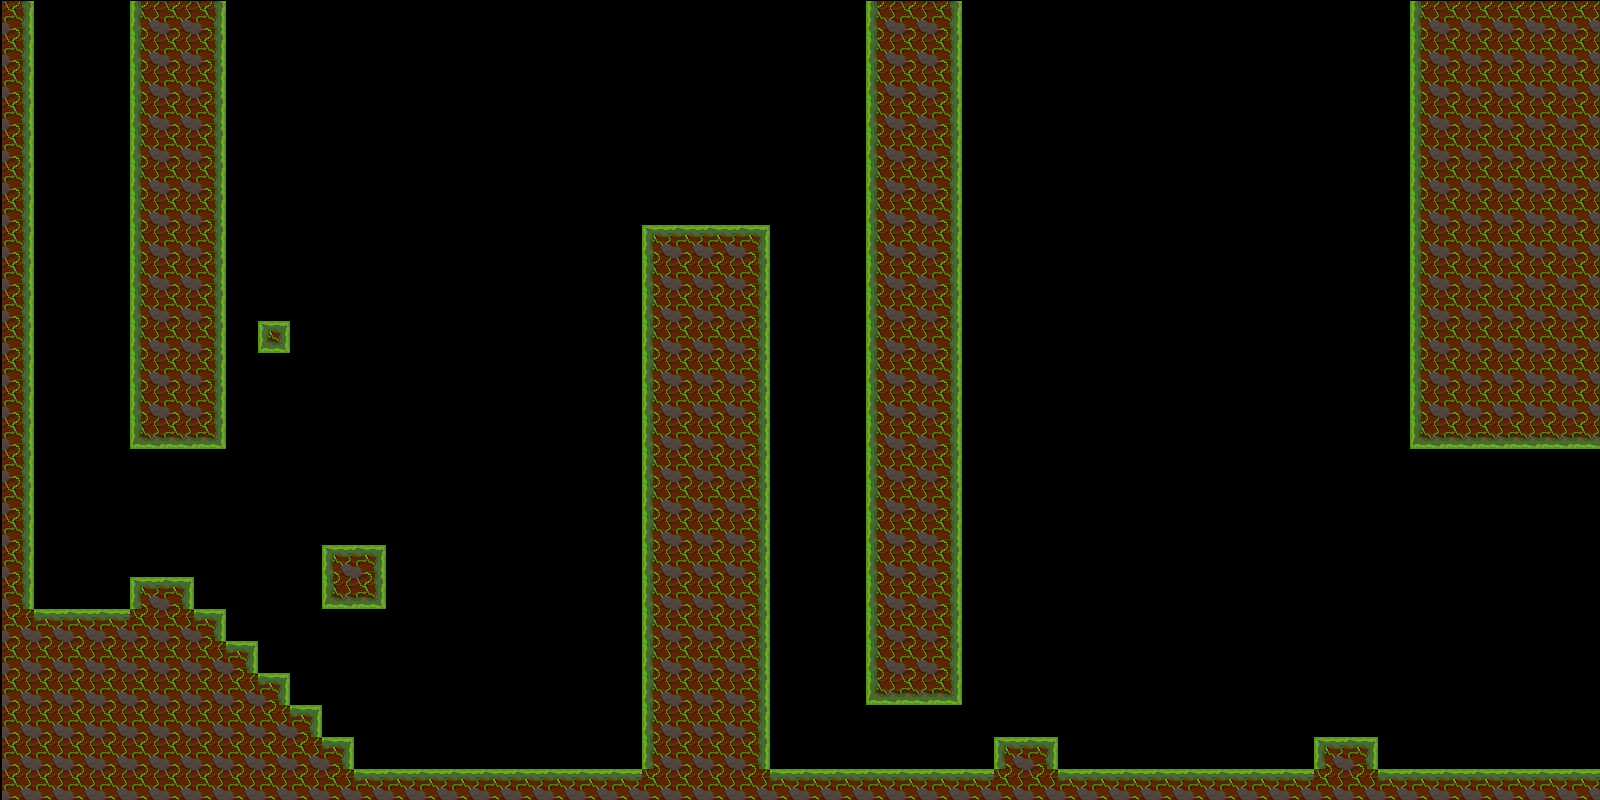

This is a level from a 2D game, rendered from its Tiled map with the project's own tilesets. A one-line summary and the complete map file follow:
An orthogonal 50x25 tile map with 32x32 px tiles, 1 tile layer (ground).

<map version="1.2" tiledversion="1.3.4" orientation="orthogonal" renderorder="right-down" width="50" height="25" tilewidth="32" tileheight="32" infinite="0" nextlayerid="2" nextobjectid="1">
 <editorsettings>
  <export target="tutorial01.json" format="json" />
 </editorsettings>
 <tileset firstgid="1" name="groundsheet" tilewidth="32" tileheight="32" tilecount="12" columns="3">
  <image source="groundsheet.png" width="96" height="128" />
  <tile id="0">
   <properties>
    <property name="collide" type="bool" value="true" />
   </properties>
  </tile>
  <tile id="1">
   <properties>
    <property name="collide" type="bool" value="true" />
   </properties>
  </tile>
  <tile id="2">
   <properties>
    <property name="collide" type="bool" value="true" />
   </properties>
  </tile>
  <tile id="3">
   <properties>
    <property name="collide" type="bool" value="true" />
   </properties>
  </tile>
  <tile id="4">
   <properties>
    <property name="collide" type="bool" value="true" />
   </properties>
  </tile>
  <tile id="5">
   <properties>
    <property name="collide" type="bool" value="true" />
   </properties>
  </tile>
  <tile id="6">
   <properties>
    <property name="collide" type="bool" value="true" />
   </properties>
  </tile>
  <tile id="7">
   <properties>
    <property name="collide" type="bool" value="true" />
   </properties>
  </tile>
  <tile id="8">
   <properties>
    <property name="collide" type="bool" value="true" />
   </properties>
  </tile>
  <tile id="9">
   <properties>
    <property name="collide" type="bool" value="true" />
   </properties>
  </tile>
  <tile id="10">
   <properties>
    <property name="collide" type="bool" value="true" />
   </properties>
  </tile>
  <tile id="11">
   <properties>
    <property name="collide" type="bool" value="true" />
   </properties>
  </tile>
 </tileset>
 <layer id="1" name="ground" width="50" height="25" offsetx="2" offsety="1">
  <data encoding="csv">
6,0,0,0,8,4,6,0,0,0,0,0,0,0,0,0,0,0,0,0,0,0,0,0,0,0,0,8,4,6,0,0,0,0,0,0,0,0,0,0,0,0,0,0,8,4,4,4,4,4,
6,0,0,0,8,4,6,0,0,0,0,0,0,0,0,0,0,0,0,0,0,0,0,0,0,0,0,8,4,6,0,0,0,0,0,0,0,0,0,0,0,0,0,0,8,4,4,4,4,4,
6,0,0,0,8,4,6,0,0,0,0,0,0,0,0,0,0,0,0,0,0,0,0,0,0,0,0,8,4,6,0,0,0,0,0,0,0,0,0,0,0,0,0,0,8,4,4,4,4,4,
6,0,0,0,8,4,6,0,0,0,0,0,0,0,0,0,0,0,0,0,0,0,0,0,0,0,0,8,4,6,0,0,0,0,0,0,0,0,0,0,0,0,0,0,8,4,4,4,4,4,
6,0,0,0,8,4,6,0,0,0,0,0,0,0,0,0,0,0,0,0,0,0,0,0,0,0,0,8,4,6,0,0,0,0,0,0,0,0,0,0,0,0,0,0,8,4,4,4,4,4,
6,0,0,0,8,4,6,0,0,0,0,0,0,0,0,0,0,0,0,0,0,0,0,0,0,0,0,8,4,6,0,0,0,0,0,0,0,0,0,0,0,0,0,0,8,4,4,4,4,4,
6,0,0,0,8,4,6,0,0,0,0,0,0,0,0,0,0,0,0,0,0,0,0,0,0,0,0,8,4,6,0,0,0,0,0,0,0,0,0,0,0,0,0,0,8,4,4,4,4,4,
6,0,0,0,8,4,6,0,0,0,0,0,0,0,0,0,0,0,0,0,11,9,9,12,0,0,0,8,4,6,0,0,0,0,0,0,0,0,0,0,0,0,0,0,8,4,4,4,4,4,
6,0,0,0,8,4,6,0,0,0,0,0,0,0,0,0,0,0,0,0,8,4,4,6,0,0,0,8,4,6,0,0,0,0,0,0,0,0,0,0,0,0,0,0,8,4,4,4,4,4,
6,0,0,0,8,4,6,0,0,0,0,0,0,0,0,0,0,0,0,0,8,4,4,6,0,0,0,8,4,6,0,0,0,0,0,0,0,0,0,0,0,0,0,0,8,4,4,4,4,4,
6,0,0,0,8,4,6,0,1,0,0,0,0,0,0,0,0,0,0,0,8,4,4,6,0,0,0,8,4,6,0,0,0,0,0,0,0,0,0,0,0,0,0,0,8,4,4,4,4,4,
6,0,0,0,8,4,6,0,0,0,0,0,0,0,0,0,0,0,0,0,8,4,4,6,0,0,0,8,4,6,0,0,0,0,0,0,0,0,0,0,0,0,0,0,8,4,4,4,4,4,
6,0,0,0,8,4,6,0,0,0,0,0,0,0,0,0,0,0,0,0,8,4,4,6,0,0,0,8,4,6,0,0,0,0,0,0,0,0,0,0,0,0,0,0,8,4,4,4,4,4,
6,0,0,0,5,2,7,0,0,0,0,0,0,0,0,0,0,0,0,0,8,4,4,6,0,0,0,8,4,6,0,0,0,0,0,0,0,0,0,0,0,0,0,0,5,2,2,2,2,2,
6,0,0,0,0,0,0,0,0,0,0,0,0,0,0,0,0,0,0,0,8,4,4,6,0,0,0,8,4,6,0,0,0,0,0,0,0,0,0,0,0,0,0,0,0,0,0,0,0,0,
6,0,0,0,0,0,0,0,0,0,0,0,0,0,0,0,0,0,0,0,8,4,4,6,0,0,0,8,4,6,0,0,0,0,0,0,0,0,0,0,0,0,0,0,0,0,0,0,0,0,
6,0,0,0,0,0,0,0,0,0,0,0,0,0,0,0,0,0,0,0,8,4,4,6,0,0,0,8,4,6,0,0,0,0,0,0,0,0,0,0,0,0,0,0,0,0,0,0,0,0,
6,0,0,0,0,0,0,0,0,0,11,12,0,0,0,0,0,0,0,0,8,4,4,6,0,0,0,8,4,6,0,0,0,0,0,0,0,0,0,0,0,0,0,0,0,0,0,0,0,0,
6,0,0,0,11,12,0,0,0,0,5,7,0,0,0,0,0,0,0,0,8,4,4,6,0,0,0,8,4,6,0,0,0,0,0,0,0,0,0,0,0,0,0,0,0,0,0,0,0,0,
4,9,9,9,4,4,12,0,0,0,0,0,0,0,0,0,0,0,0,0,8,4,4,6,0,0,0,8,4,6,0,0,0,0,0,0,0,0,0,0,0,0,0,0,0,0,0,0,0,0,
4,4,4,4,4,4,4,12,0,0,0,0,0,0,0,0,0,0,0,0,8,4,4,6,0,0,0,8,4,6,0,0,0,0,0,0,0,0,0,0,0,0,0,0,0,0,0,0,0,0,
4,4,4,4,4,4,4,4,12,0,0,0,0,0,0,0,0,0,0,0,8,4,4,6,0,0,0,5,2,7,0,0,0,0,0,0,0,0,0,0,0,0,0,0,0,0,0,0,0,0,
4,4,4,4,4,4,4,4,4,12,0,0,0,0,0,0,0,0,0,0,8,4,4,6,0,0,0,0,0,0,0,0,0,0,0,0,0,0,0,0,0,0,0,0,0,0,0,0,0,0,
4,4,4,4,4,4,4,4,4,4,12,0,0,0,0,0,0,0,0,0,8,4,4,6,0,0,0,0,0,0,0,11,12,0,0,0,0,0,0,0,0,11,12,0,0,0,0,0,0,0,
4,4,4,4,4,4,4,4,4,4,4,9,9,9,9,9,9,9,9,9,4,4,4,4,9,9,9,9,9,9,9,4,4,9,9,9,9,9,9,9,9,4,4,9,9,9,9,9,9,9
</data>
 </layer>
</map>
